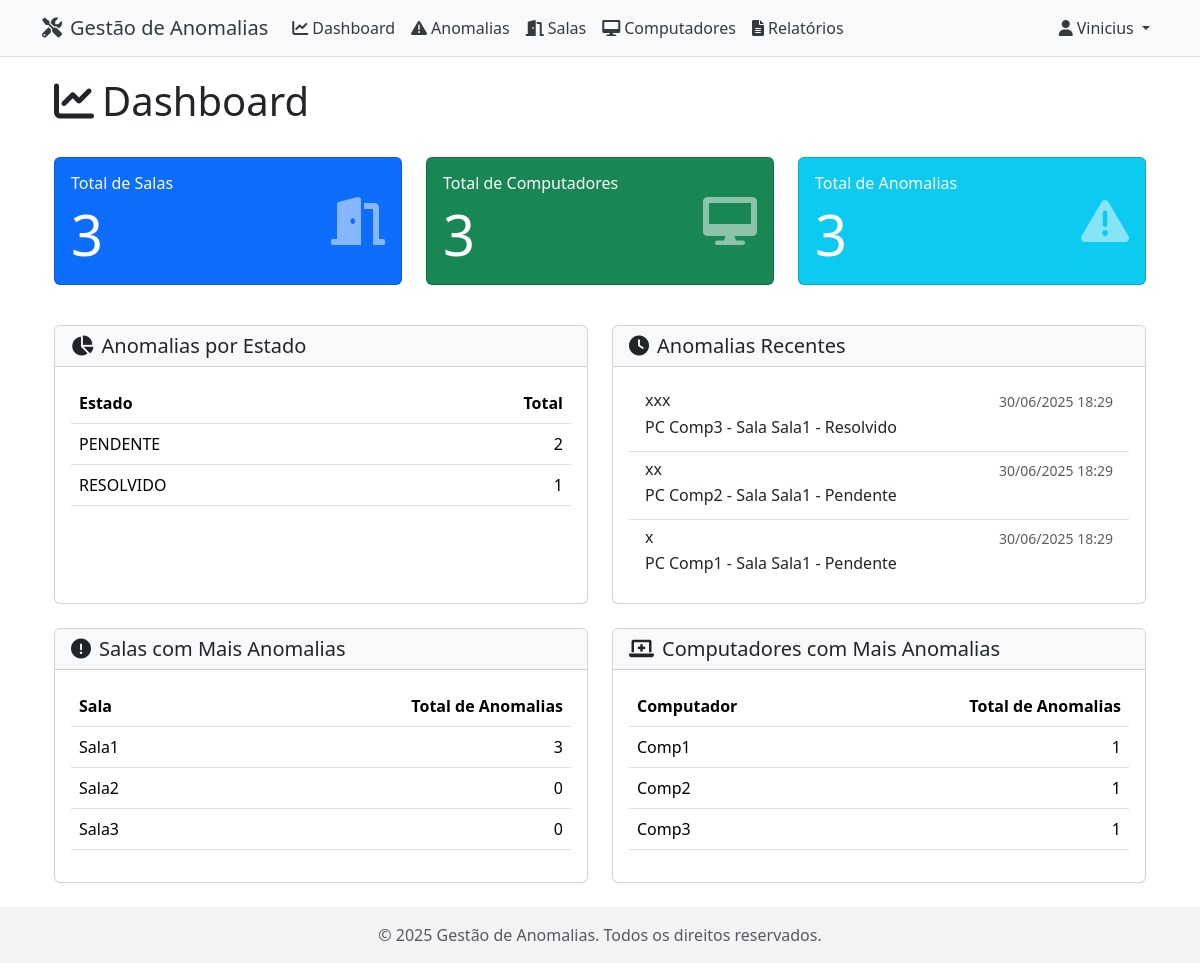
The page /dashboard/ (signed in) on the database its author committed.
### anomalias/models.py (models this page shows, shortened)
class Anomalia(models.Model):
    ESTADO_CHOICES = [
        ('PENDENTE', 'Pendente'),
        ('EM_RESOLUCAO', 'Em Resolução'),
        ('RESOLVIDO', 'Resolvido'),
    ]
    titulo = models.CharField(max_length=200)
    descricao = models.TextField()
    computador = models.ForeignKey(
        Computador, on_delete=models.CASCADE, related_name='anomalias')
    data_registo = models.DateTimeField(auto_now_add=True)
    estado = models.CharField(
        max_length=20, choices=ESTADO_CHOICES, default='PENDENTE')
    reportado_por = models.ForeignKey(User, on_delete=models.CASCADE)

### computadores/models.py (models this page shows)
class Computador(models.Model):
    numero_identificacao = models.CharField(max_length=20)
    sala = models.ForeignKey(
        Sala, on_delete=models.CASCADE, related_name='computadores')
    marca = models.CharField(max_length=50)
    modelo = models.CharField(max_length=50)
    data_aquisicao = models.DateField(null=True, blank=True)
    observacoes = models.TextField(blank=True)
    def __str__(self):
        return f"PC {self.numero_identificacao} - Sala {self.sala.numero}"
    class Meta:
        verbose_name_plural = "Computadores"

### salas/models.py (models this page shows, shortened)
class Sala(models.Model):
    numero = models.CharField(max_length=10)
    descricao = models.TextField(blank=True)

### dashboard/views.py (the view)
# urls.py: path('dashboard/', include('dashboard.urls')),
@user_passes_test(is_admin)
def dashboard(request):
    total_salas = Sala.objects.count()
    total_computadores = Computador.objects.count()
    total_anomalias = Anomalia.objects.count()
    anomalias_por_estado = Anomalia.objects.values(
        'estado').annotate(total=Count('id'))
    data_limite = timezone.now() - timedelta(days=7)
    anomalias_recentes = Anomalia.objects.filter(
        data_registo__gte=data_limite
    ).order_by('-data_registo')[:5]
    salas_problematicas = Sala.objects.annotate(
        num_anomalias=Count('computadores__anomalias')
    ).order_by('-num_anomalias')[:5]
    computadores_problematicos = Computador.objects.annotate(
        num_anomalias=Count('anomalias')
    ).order_by('-num_anomalias')[:5]
    context = {
        'total_salas': total_salas,
        'total_computadores': total_computadores,
        'total_anomalias': total_anomalias,
        'anomalias_por_estado': anomalias_por_estado,
        'anomalias_recentes': anomalias_recentes,
        'salas_problematicas': salas_problematicas,
        'computadores_problematicos': computadores_problematicos,
    }
    return render(request, 'dashboard/index.html', context)

### dashboard/views.py (called while the page is built)
def is_admin(user):
    return user.is_authenticated and user.is_staff

### dashboard/templates/dashboard/index.html (shortened to what this page needs)
{% extends 'base.html' %}
{% block content %}
<div class="container-fluid">
    <div class="d-flex justify-content-between align-items-center mb-4">
        <h1><i class="fas fa-chart-line me-2"></i>Dashboard</h1>
    </div>
    <div class="row mb-4">
        <div class="col-md-4 mb-3">
            <div class="card bg-primary text-white h-100">
                <div class="card-body">
                    <div class="d-flex justify-content-between align-items-center">
                        <div>
                            <h6 class="card-title">Total de Salas</h6>
                            <h2 class="display-4 mb-0">{{ total_salas }}</h2>
                        </div>
                        <i class="fas fa-door-open fa-3x opacity-50"></i>
                    </div>
                </div>
            </div>
        </div>
        <div class="col-md-4 mb-3">
            <div class="card bg-success text-white h-100">
                <div class="card-body">
                    <div class="d-flex justify-content-between align-items-center">
                        <div>
                            <h6 class="card-title">Total de Computadores</h6>
                            <h2 class="display-4 mb-0">{{ total_computadores }}</h2>
                        </div>
                        <i class="fas fa-desktop fa-3x opacity-50"></i>
                    </div>
                </div>
            </div>
        </div>
        <div class="col-md-4 mb-3">
            <div class="card bg-info text-white h-100">
                <div class="card-body">
                    <div class="d-flex justify-content-between align-items-center">
                        <div>
                            <h6 class="card-title">Total de Anomalias</h6>
                            <h2 class="display-4 mb-0">{{ total_anomalias }}</h2>
                        </div>
                        <i class="fas fa-exclamation-triangle fa-3x opacity-50"></i>
                    </div>
                </div>
            </div>
        </div>
    </div>
    <div class="row">
        <div class="col-md-6 mb-4">
            <div class="card h-100">
                <div class="card-header bg-light">
                    <h5 class="card-title mb-0">
                        <i class="fas fa-chart-pie me-2"></i>Anomalias por Estado
                    </h5>
                </div>
                <div class="card-body">
                    <div class="table-responsive">
                        <table class="table table-hover">
                            <thead>
                                <tr>
                                    <th>Estado</th>
                                    <th class="text-end">Total</th>
                                </tr>
                            </thead>
                            <tbody>
                                {% for estado in anomalias_por_estado %}
                                <tr>
                                    <td>{{ estado.estado }}</td>
                                    <td class="text-end">{{ estado.total }}</td>
                                </tr>
                                {% endfor %}
                            </tbody>
                        </table>
                    </div>
                </div>
            </div>
        </div>
        <div class="col-md-6 mb-4">
            <div class="card h-100">
                <div class="card-header bg-light">
                    <h5 class="card-title mb-0">
                        <i class="fas fa-clock me-2"></i>Anomalias Recentes
                    </h5>
                </div>
                <div class="card-body">
                    <div class="list-group list-group-flush">
                        {% for anomalia in anomalias_recentes %}
                        <div class="list-group-item">
                            <div class="d-flex w-100 justify-content-between">
                                <h6 class="mb-1">{{ anomalia.titulo }}</h6>
                                <small class="text-muted">{{ anomalia.data_registo|date:"d/m/Y H:i" }}</small>
                            </div>
                            <p class="mb-1">{{ anomalia.computador }} - {{ anomalia.get_estado_display }}</p>
                        </div>
                        {% empty %}
                        <div class="list-group-item">
                            <p class="mb-0 text-muted">Nenhuma anomalia foi registada recentemente.</p>
                        </div>
                        {% endfor %}
                    </div>
                </div>
            </div>
        </div>
    </div>
    <div class="row">
        <div class="col-md-6 mb-4">
            <div class="card h-100">
                <div class="card-header bg-light">
                    <h5 class="card-title mb-0">
                        <i class="fas fa-exclamation-circle me-2"></i>Salas com Mais Anomalias
                    </h5>
                </div>
                <div class="card-body">
                    <div class="table-responsive">
                        <table class="table table-hover">
                            <thead>
                                <tr>
                                    <th>Sala</th>
                                    <th class="text-end">Total de Anomalias</th>
                                </tr>
                            </thead>
                            <tbody>
                                {% for sala in salas_problematicas %}
                                <tr>
                                    <td>{{ sala.numero }}</td>
                                    <td class="text-end">{{ sala.num_anomalias }}</td>
                                </tr>
                                {% empty %}
                                <tr>
                                    <td colspan="2" class="text-center">Nenhuma sala com anomalias registadas.</td>
                                </tr>
                                {% endfor %}
                            </tbody>
                        </table>
                    </div>
                </div>
            </div>
        </div>
        <div class="col-md-6 mb-4">
            <div class="card h-100">
                <div class="card-header bg-light">
                    <h5 class="card-title mb-0">
                        <i class="fas fa-laptop-medical me-2"></i>Computadores com Mais Anomalias
                    </h5>
                </div>
                <div class="card-body">
                    <div class="table-responsive">
                        <table class="table table-hover">
                            <thead>
                                <tr>
                                    <th>Computador</th>
                                    <th class="text-end">Total de Anomalias</th>
                                </tr>
                            </thead>
                            <tbody>
                                {% for computador in computadores_problematicos %}
                                <tr>
                                    <td>{{ computador.numero_identificacao }}</td>
                                    <td class="text-end">{{ computador.num_anomalias }}</td>
                                </tr>
                                {% empty %}
                                <tr>
                                    <td colspan="2" class="text-center">Nenhum computador com anomalias registadas.</td>
                                </tr>
                                {% endfor %}
                            </tbody>
                        </table>
                    </div>
                </div>
            </div>
        </div>
    </div>
</div>
{% endblock %}

### templates/base.html (shortened to what this page needs)
<!DOCTYPE html>
<html lang="pt">
<head>
    <link href="https://cdn.jsdelivr.net/npm/bootstrap@5.3.6/dist/css/bootstrap.min.css" rel="stylesheet">
    <link rel="stylesheet" href="https://cdnjs.cloudflare.com/ajax/libs/font-awesome/6.0.0/css/all.min.css">
</head>
<body>
    <nav class="navbar navbar-expand-lg">
        <div class="container">
            <a class="navbar-brand" href="{% url 'anomalias:lista_anomalias' %}">
                <i class="fas fa-tools me-2"></i>Gestão de Anomalias
            </a>
            {% if user.is_authenticated %}
            <div class="collapse navbar-collapse" id="navbarNav">
                <ul class="navbar-nav me-auto">
                    {% if user.is_staff %}
                    <li class="nav-item">
                        <a class="nav-link" href="{% url 'dashboard:index' %}">
                            <i class="fas fa-chart-line me-1"></i>Dashboard
                        </a>
                    </li>
                    {% endif %}
                    <li class="nav-item">
                        <a class="nav-link" href="{% url 'anomalias:lista_anomalias' %}">
                            <i class="fas fa-exclamation-triangle me-1"></i>Anomalias
                        </a>
                    </li>
                    <li class="nav-item">
                        <a class="nav-link" href="{% url 'salas:lista_salas' %}">
                            <i class="fas fa-door-open me-1"></i>Salas
                        </a>
                    </li>
                    <li class="nav-item">
                        <a class="nav-link" href="{% url 'computadores:lista_computadores' %}">
                            <i class="fas fa-desktop me-1"></i>Computadores
                        </a>
                    </li>
                    <li class="nav-item">
                        <a class="nav-link" href="{% url 'anomalias:relatorio_anomalias' %}">
                            <i class="fas fa-file-alt me-1"></i>Relatórios
                        </a>
                    </li>
                </ul>
                <ul class="navbar-nav">
                    <li class="nav-item dropdown">
                        <a class="nav-link dropdown-toggle" href="#" id="userDropdown" role="button"
                           data-bs-toggle="dropdown" aria-expanded="false">
                            <i class="fas fa-user me-1"></i>{{ user.username }}
                        </a>
                    </li>
                </ul>
            </div>
            {% endif %}
        </div>
    </nav>
    <div class="container">
        {% block content %}
        {% endblock %}
    </div>
    <footer class="footer mt-auto py-3">
        <div class="container text-center">
            <span class="text-muted">© {% now "Y" %} Gestão de Anomalias. Todos os direitos reservados.</span>
        </div>
    </footer>
</body>
</html>

### templates/base.html (style rules this page uses)
.navbar { margin-bottom: 20px; background-color: #f8f9fa !important; border-bottom: 1px solid #dee2e6; }
.navbar-brand, .nav-link, .navbar .dropdown-toggle { color: #343a40 !important; }
.footer { background-color: #f1f3f5; }

### rows shown on the page
Anomalia: estado "PENDENTE", total "2", titulo "xx", data_registo "30/06/2025 18:29", computador "PC Comp2 - Sala Sala1", estado "Pendente"
Anomalia: estado "RESOLVIDO", total "1", titulo "xxx", data_registo "30/06/2025 18:29", computador "PC Comp3 - Sala Sala1", estado "Resolvido"
Anomalia: titulo "x", data_registo "30/06/2025 18:29", computador "PC Comp1 - Sala Sala1", estado "Pendente"
Sala: numero "Sala1", num_anomalias "3"
Sala: numero "Sala2", num_anomalias "0"
Sala: numero "Sala3", num_anomalias "0"
Computador: numero_identificacao "Comp1", num_anomalias "1"
Computador: numero_identificacao "Comp2", num_anomalias "1"
Computador: numero_identificacao "Comp3", num_anomalias "1"

### other values the page prints
{{ user.username }} "Vinicius"
{{ total_salas }} "3"
{{ total_computadores }} "3"
{{ total_anomalias }} "3"
